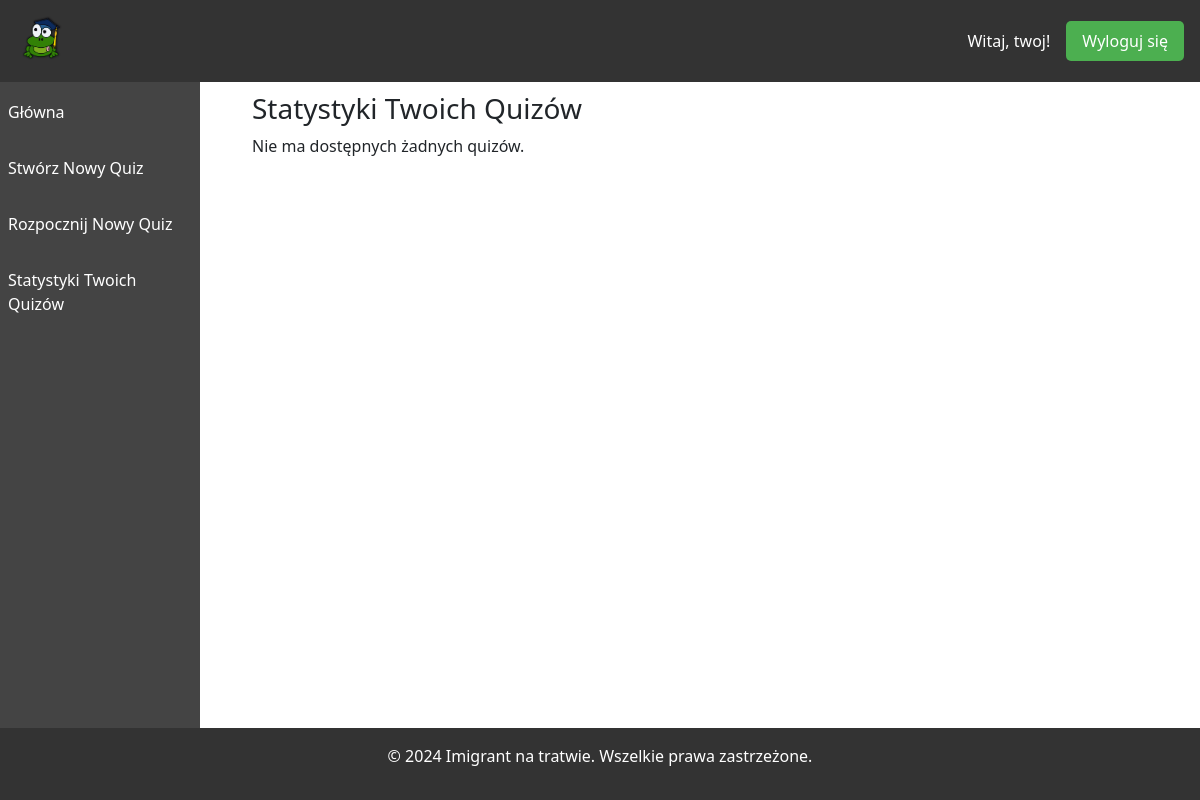
The app's page /quiz/stats/ (signed in), older data.
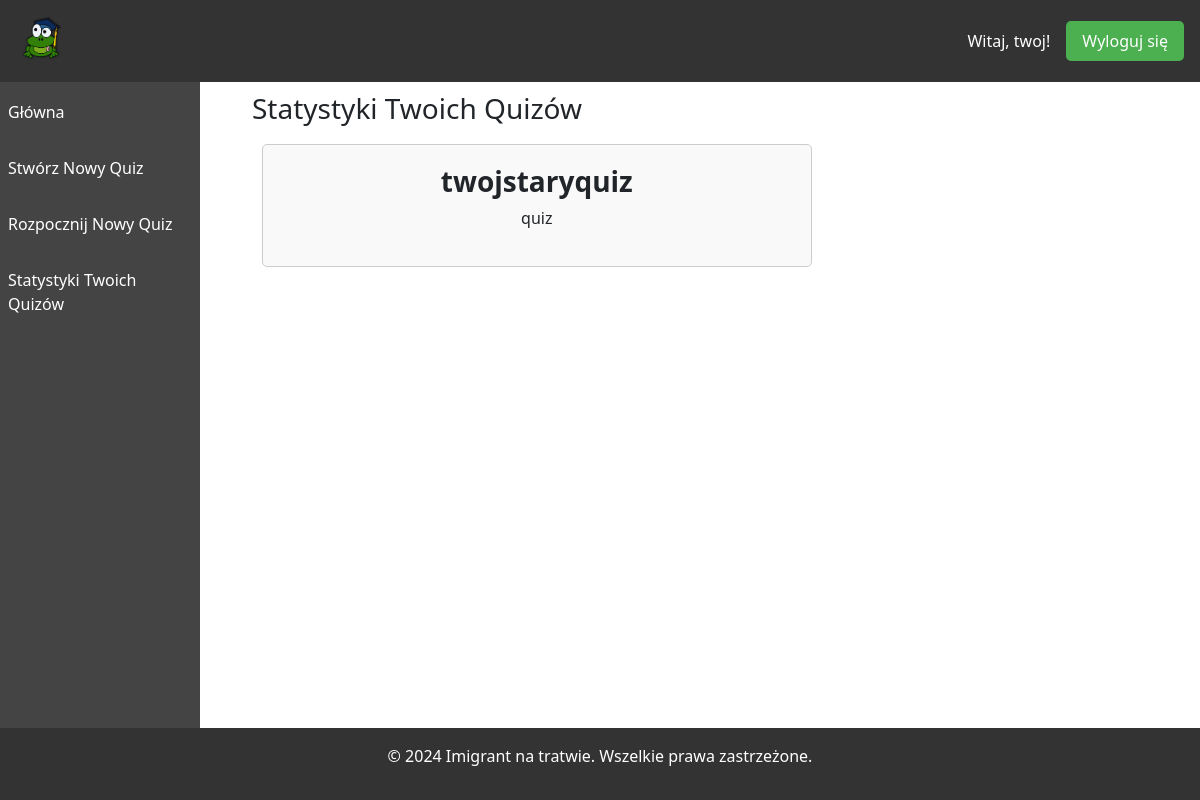
The same page, newer data.
### quizAPP/models.py (models this page shows, shortened)
class Quiz(models.Model):
    title = models.CharField(max_length=200)
    description = models.TextField(blank=True, null=True)
    created_by = models.ForeignKey(User, on_delete=models.PROTECT, related_name='quizzes')

### quizAPP/views.py (the view)
# urls.py: path('stats/', views.stats, name="stats")
def stats(request):
    quiz_list = Quiz.objects.all().filter(created_by = request.user)
    attempts = {}
    attemptcount = 0
    query = TestAttempt.objects.all().filter(quiz__in = quiz_list)
    for quiz in quiz_list:
        attempts[quiz.id] = [att for att in query if att.quiz == quiz]
        logger.error(f'------------WAS ATTEMPTED? VAL OF ATT: {attempts[quiz.id]}')
    logger.error(f'--------------------attempts total = {len(attempts)}\n')
    return render(request, "quiz/quizstats.html",{'quizzes': quiz_list, 'tests' : attempts})

### templates/quiz/quizstats.html (shortened to what this page needs)
{% extends "quiz_base.html" %}
{% block content %}
    <h3>Statystyki Twoich Quizów</h3>
    {% if quizzes %}
        {% for quiz in quizzes %}
          <div class="quiz-option" style="width: 60%;">
              <h3><b>{{ quiz.title }}</b></h3>
              <p>{{ quiz.description }}</p>
          </div>
        {% endfor %}
    {% else %}
        <p>Nie ma dostępnych żadnych quizów.</p>
    {% endif %}
{% endblock %}

Row changes from the older to the newer data that the page shows:
added Quiz: title "twojstaryquiz", description "quiz"
Text that changed along with them:
text no longer shown: "Nie ma dostępnych żadnych quizów."
